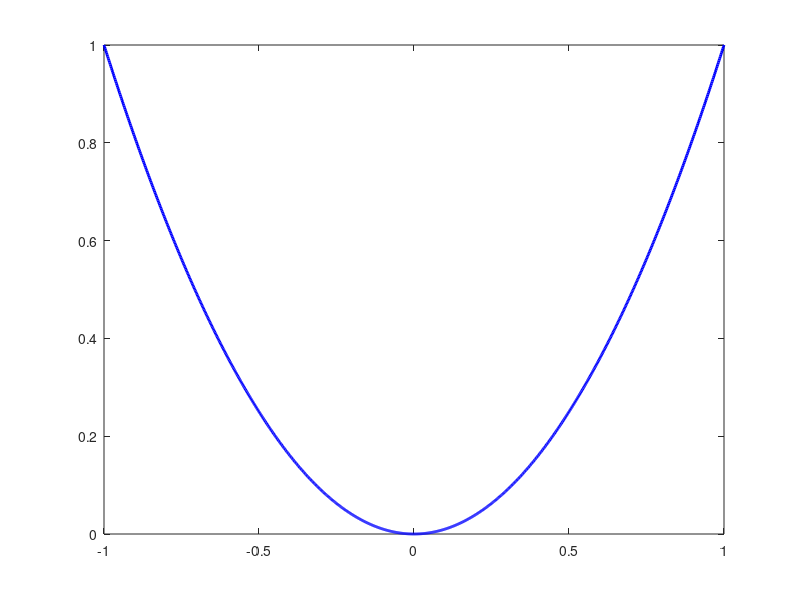
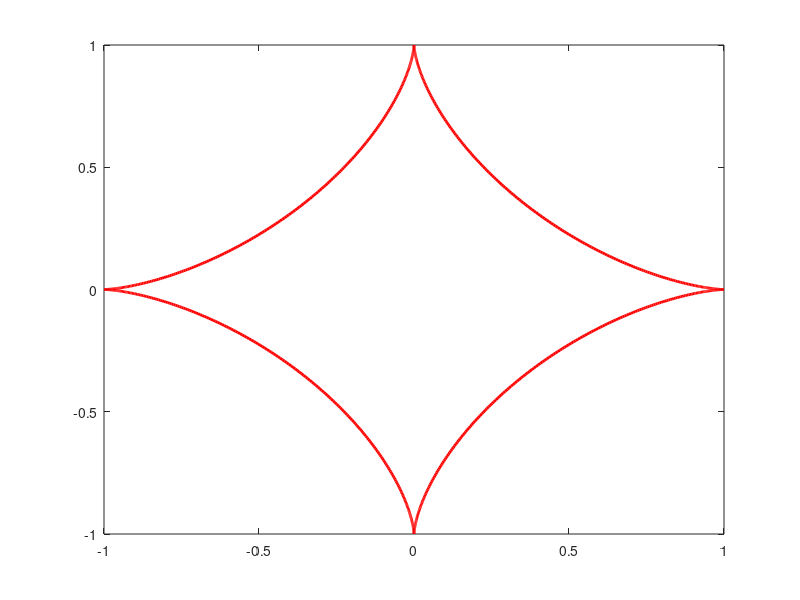
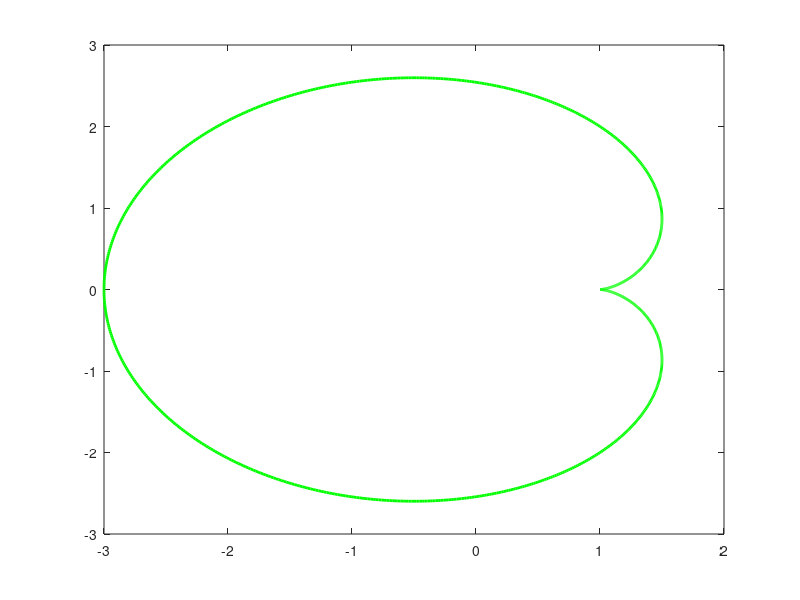
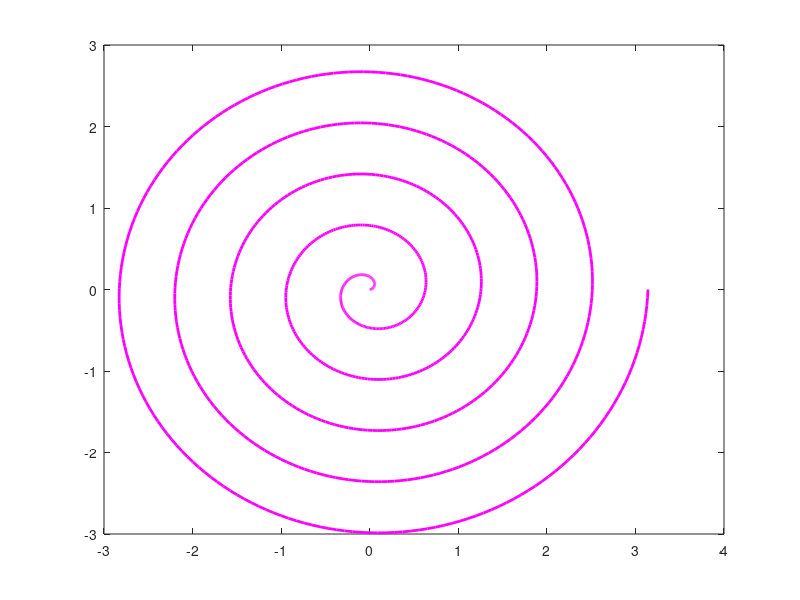

These charts were generated, in order, by the following MATLAB code:
t = linspace(0, 2*pi, 1000);
a = 1;

% Парабола Нейля
x1 = linspace(-1, 1, 1000);
y1 = x1.^2;

% Астроїда
x2 = a*cos(t).^3;
y2 = a*sin(t).^3;

% Кардіоїда
x3 = a*(2*cos(t) - cos(2*t));
y3 = a*(2*sin(t) - sin(2*t));

% Равлик Паскаля
t4 = linspace(0, 10*pi, 1000);
a4 = 0.1;
x4 = a4*t4.*cos(t4);
y4 = a4*t4.*sin(t4);

% Спіраль Архімеда
b5 = 0.5;
x5 = a*t.*cos(t);
y5 = a*t.*sin(t);

figure;
plot(x1, y1, 'b-', 'LineWidth', 2);
figure;
plot(x2, y2, 'r-', 'LineWidth', 2);
figure;
plot(x3, y3, 'g-', 'LineWidth', 2);
figure;
plot(x4, y4, 'm-', 'LineWidth', 2);
figure;
plot(x5, y5, 'k-', 'LineWidth', 2);
xlabel('x');
ylabel('y');
title('Графіки алгебраїчних кривих');
legend('Парабола Нейля', 'Астроїда', 'Кардіоїда', 'Равлик Паскаля', 'Спіраль Архімеда');
